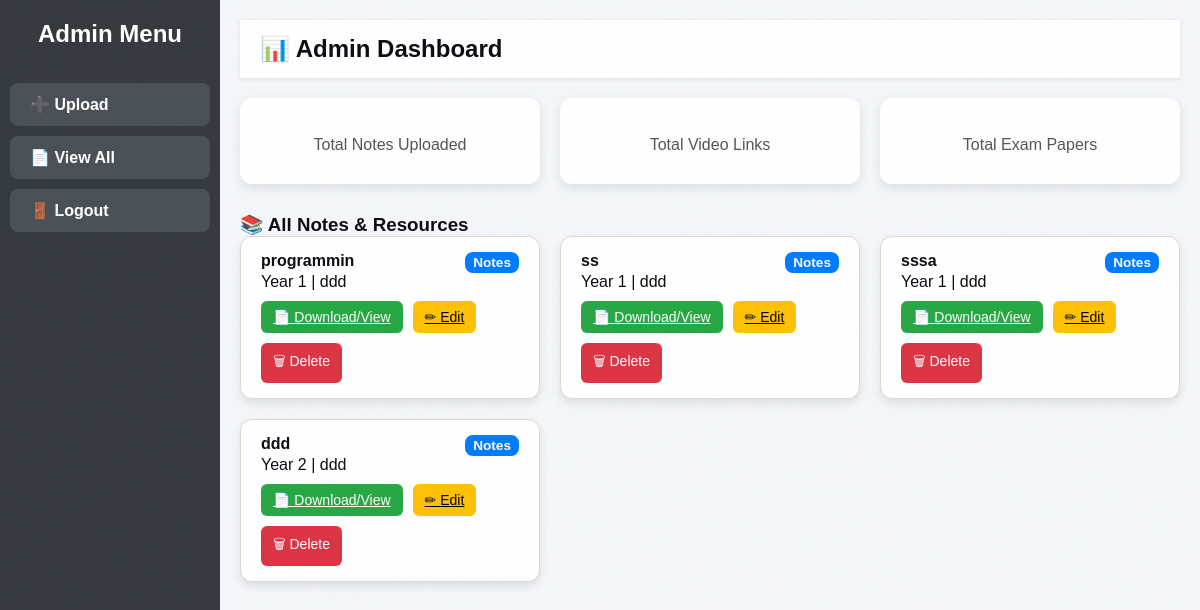
The app's page /adminpage/ (signed in), older data.
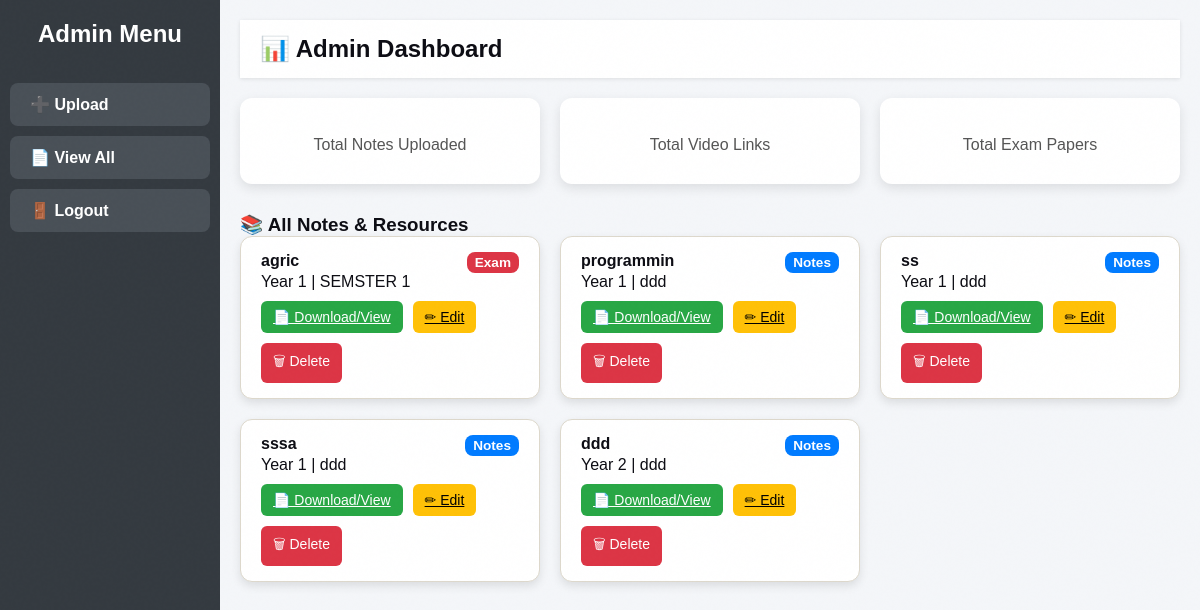
The same page, newer data.
### core/models.py (models this page shows, shortened)
class Note(models.Model):
    title = models.CharField(max_length=255)
    year = models.IntegerField(choices=[(1,'1'),(2,'2'),(3,'3'),(4,'4')])
    category = models.CharField(max_length=255)
    type = models.CharField(max_length=20, choices=[('notes','Notes'),('exam','Exam Paper'),('video','Video Link')])
    file = models.FileField(upload_to='notes/', blank=True, null=True)
    video_url = models.URLField(blank=True, null=True)
    uploaded_at = models.DateTimeField(auto_now_add=True)

### core/views.py (the view)
# urls.py: path('adminpage/', views.adminpage, name='adminpage'),
@login_required
def adminpage(request):
    notes = Note.objects.all().order_by('-uploaded_at')
    return render(request, 'adminpage.html', {
        'user': request.user,
        'notes': notes
    })

### core/templates/adminpage.html (shortened to what this page needs)
{% load static %}
<!DOCTYPE html>
<html lang="en">
<head>
<link rel="stylesheet" href="{% static 'css/styles.css' %}">
</head>
<body>
<div class="sidebar">
  <h2>Admin Menu</h2>
  <button onclick="toggleForm()">➕ Upload</button>
  <a href="#notes-section">📄 View All</a>
  <a href="{% url 'logout' %}">🚪 Logout</a>
</div>
<div class="main">
  <div class="header">
    <h2>📊 Admin Dashboard</h2>
  </div>
  <div class="stats">
    <div class="stat-card">
      <p>Total Notes Uploaded</p>
    </div>
    <div class="stat-card">
      <p>Total Video Links</p>
    </div>
    <div class="stat-card">
      <p>Total Exam Papers</p>
    </div>
  </div>
  <div id="notes-section">
    <h3>📚 All Notes & Resources</h3>
    <div class="notes-grid">
      {% for note in notes %}
      <div class="note-card">
        <div class="note-header">
          <span>{{ note.title }}</span>
          <span class="type-badge
            {% if note.type == 'notes' %}type-notes{% elif note.type == 'exam' %}type-exam{% elif note.type == 'video' %}type-video{% endif %}">
            {{ note.type|capfirst }}
          </span>
        </div>
        <p>Year {{ note.year }} | {{ note.category }}</p>
        <div class="note-footer">
          {% if note.type == 'video' and note.video_url %}
            <a class="btn-note btn-note-view" href="{{ note.video_url }}" target="_blank">▶ Watch Video</a>
          {% elif note.file %}
            <a class="btn-note btn-note-view" href="{{ note.file.url }}" target="_blank">📄 Download/View</a>
          {% endif %}
          <a class="btn-note btn-note-edit" href="{% url 'edit_note' note.id %}">✏ Edit</a>
          <form method="POST" action="{% url 'delete_note' note.id %}" style="display:inline;">
            <button class="btn-note btn-note-delete" onclick="return confirm('Delete this note?')">🗑 Delete</button>
          </form>
        </div>
      </div>
      {% empty %}
      <p>No notes available yet.</p>
      {% endfor %}
    </div>
  </div>
</div>
</body>
</html>

Row changes from the older to the newer data that the page shows:
added Note: title "agric", type "Exam", year "1", category "SEMSTER 1"
